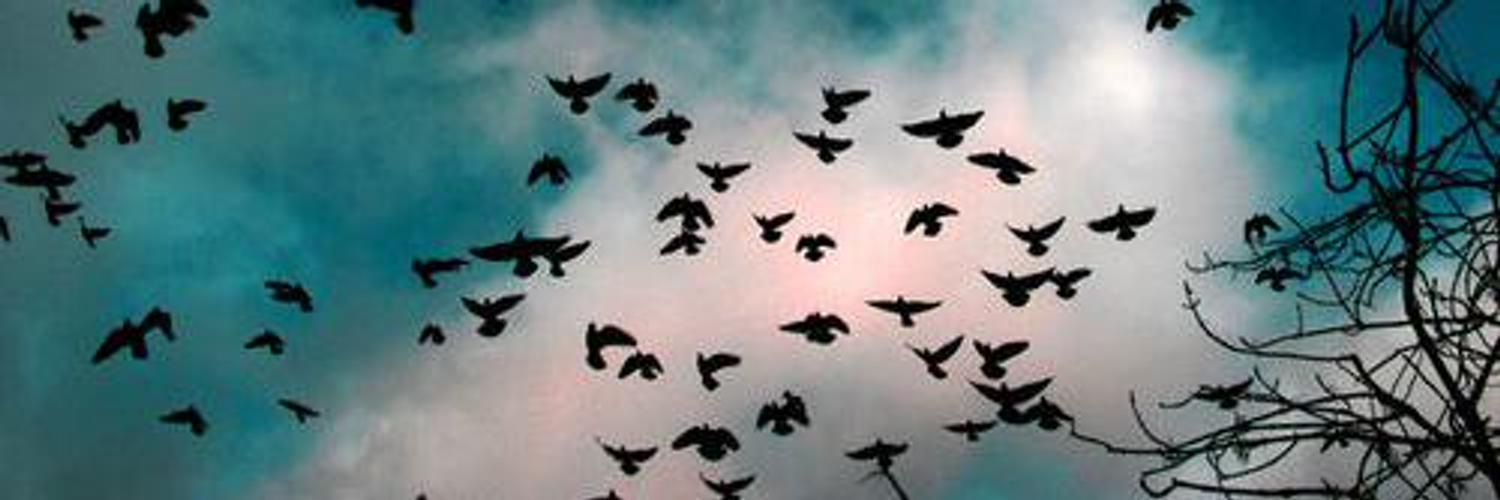
%> input picture img.jpg, 1500 x 500 px
$ octave --eval "gammaCorrection;"   (GNU Octave 9; MATLAB toolbox functions it lacks are replaced by stand-ins)
%> lines starting %> are read from the running program, lines starting %| are printed output that depends on the picture
function [ ] = gammaCorrection( )
%Ömer Faruk KOÇ
%27.Kasým.2015

Iin=imread('img.jpg'); %resmi aldýk
%> Iin is the input picture: size 500x1500x3 uint8; mean R, G, B 102.7, 127.2, 129.3
gamma = [0.05,0.2,0.67,1.5,2.5,5];      %gama deðerleri için dizi oluþturduk
katsayi=8;
Iout=katsayi.*im2double(Iin).^(gamma(5)); %gama formülü
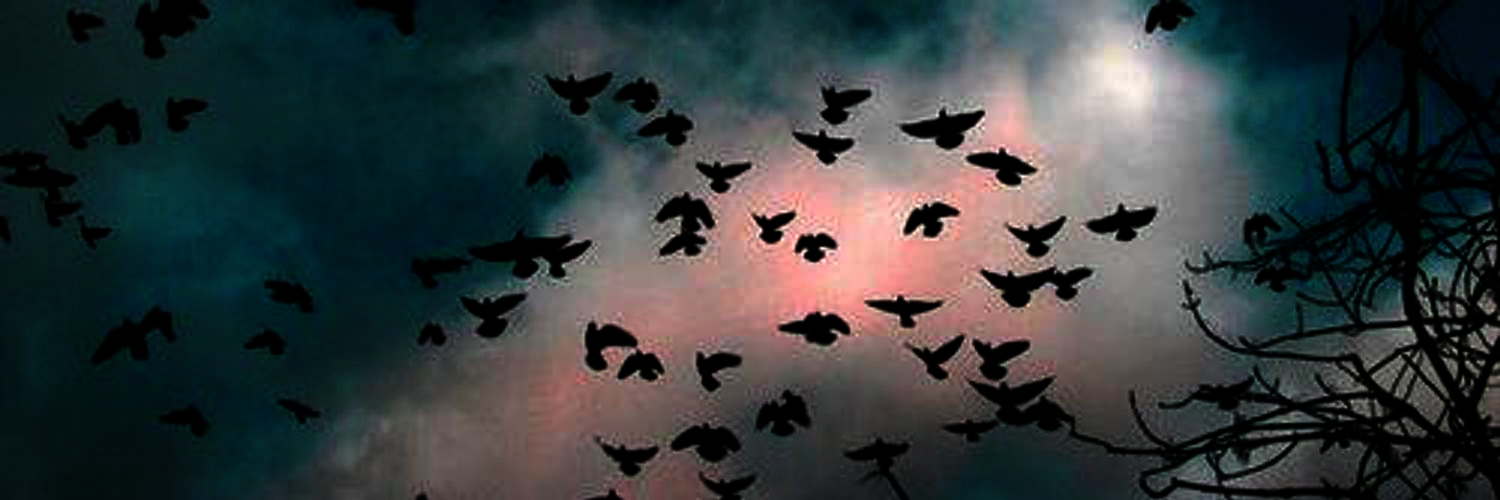
%> Iout: size 500x1500x3 double; mean R, G, B 1.67, 1.87, 1.9; drawn with min black and max white

subplot(2,2,[1 2]),imshow(Iin), title('Orjinal Görüntü');
subplot(2,2,[3 4]),imshow(Iout), title('Çýkýþ Görüntüsü');
%> after `imshow(Iout)`:
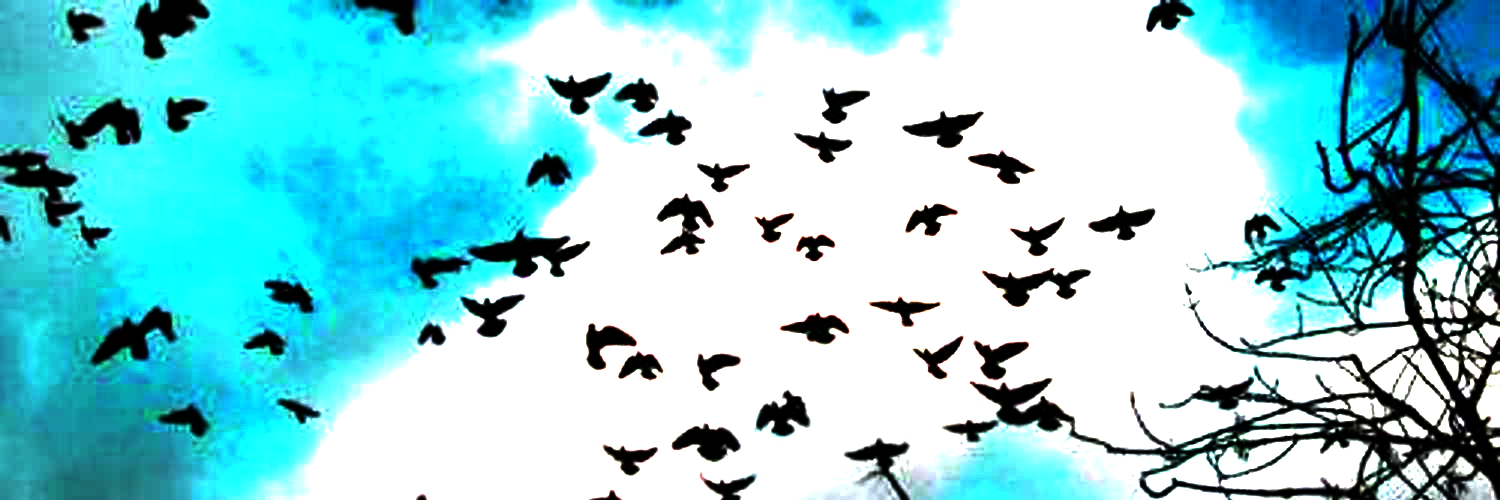
%> displayed picture: size 500x1500x3, on the screen's scale of 0 to 255; mean R, G, B 136.8, 208.3, 214.2

end

$ run again, with ay2.jpg copied over img.jpg
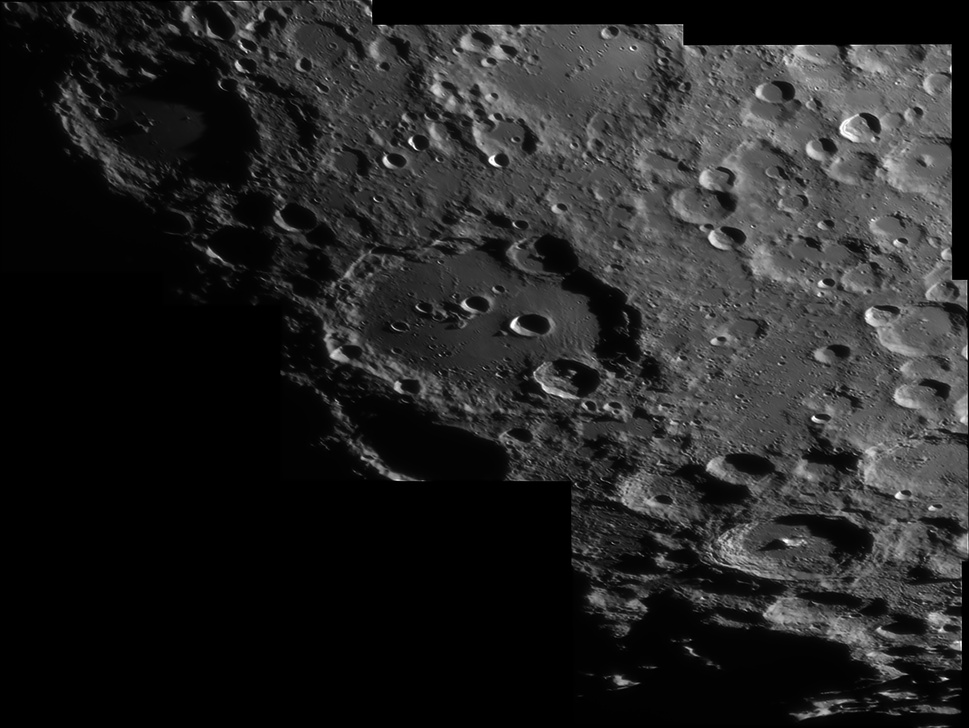
%> input picture ay2.jpg, 969 x 728 px, shrunk from 3014 x 2265 before the run
%> in gammaCorrection, Iin is the input picture: size 728x969x3 uint8; min 0, max 255, mean 37.2
%> in gammaCorrection, `Iout=katsayi.*im2double(Iin).^(gamma(5));`:
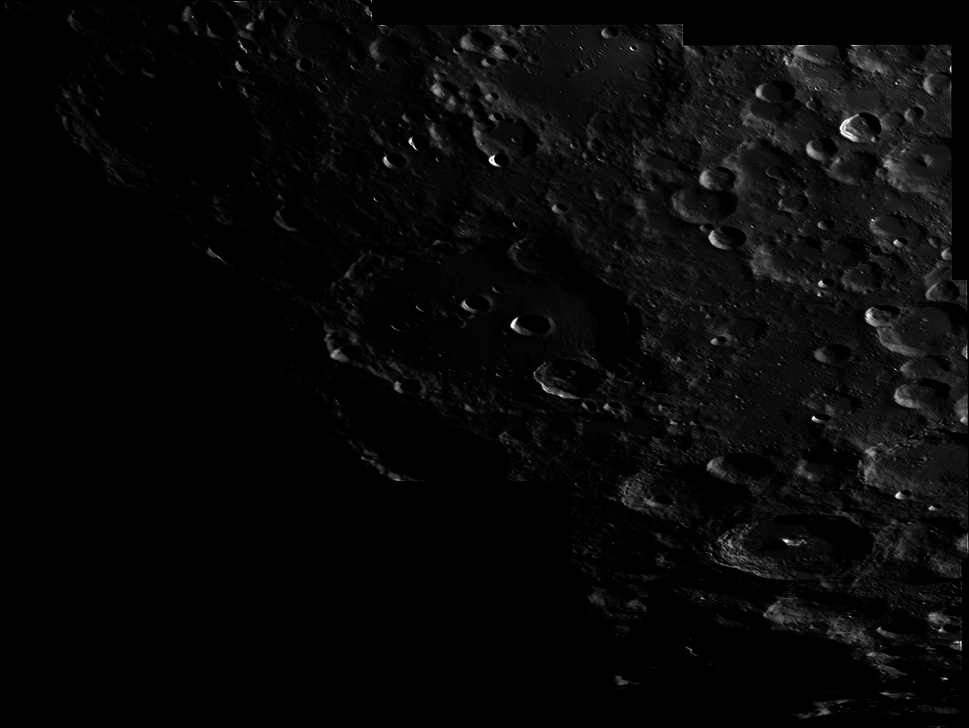
%> Iout: size 728x969x3 double; min 0, max 8, mean 0.25; drawn with min black and max white
%> in gammaCorrection, `imshow(Iout)`:
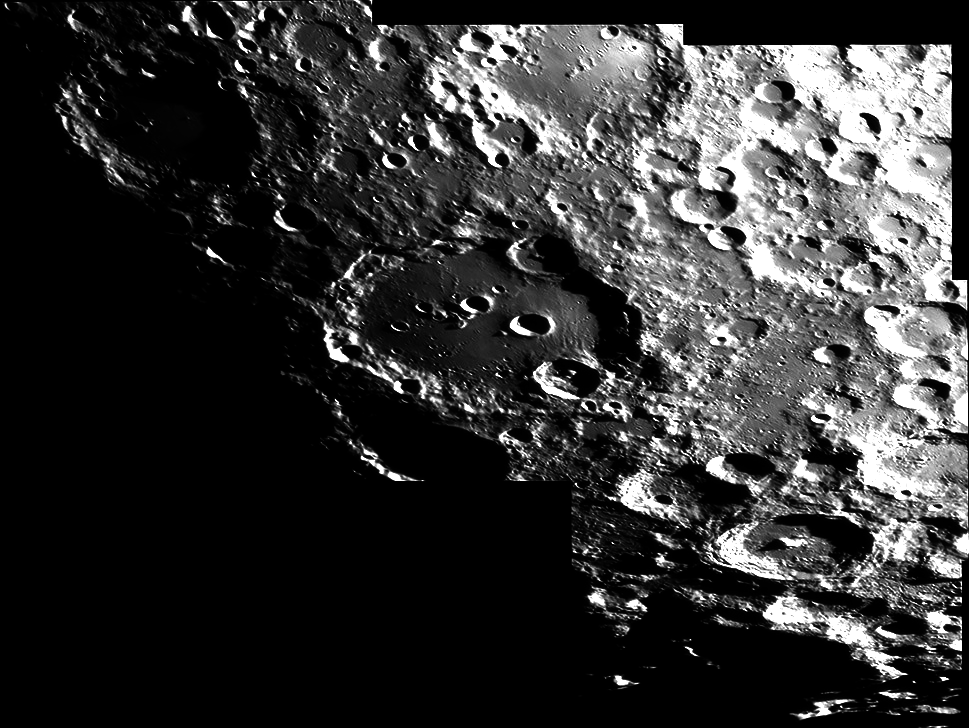
%> displayed picture: size 728x969x3, on the screen's scale of 0 to 255; min 0, max 255, mean 52.3

$ run again, with ccc.jpg copied over img.jpg
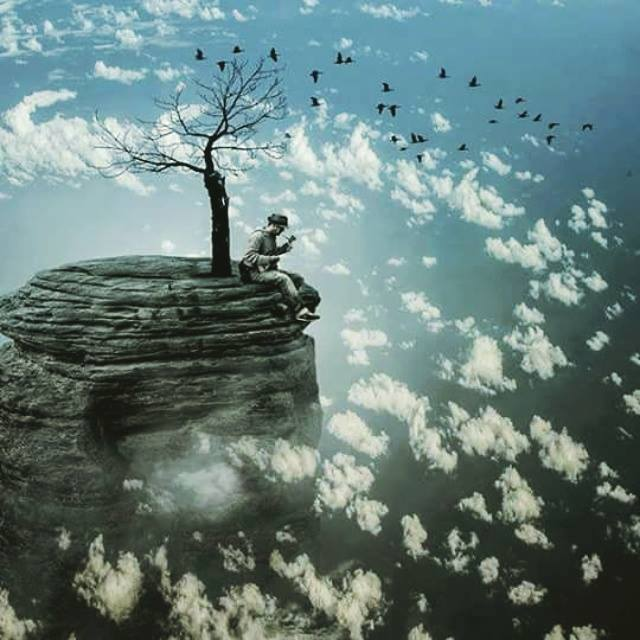
%> input picture ccc.jpg, 640 x 640 px
%> in gammaCorrection, Iin is the input picture: size 640x640x3 uint8; mean R, G, B 102.2, 125.4, 122.5
%> in gammaCorrection, `Iout=katsayi.*im2double(Iin).^(gamma(5));`:
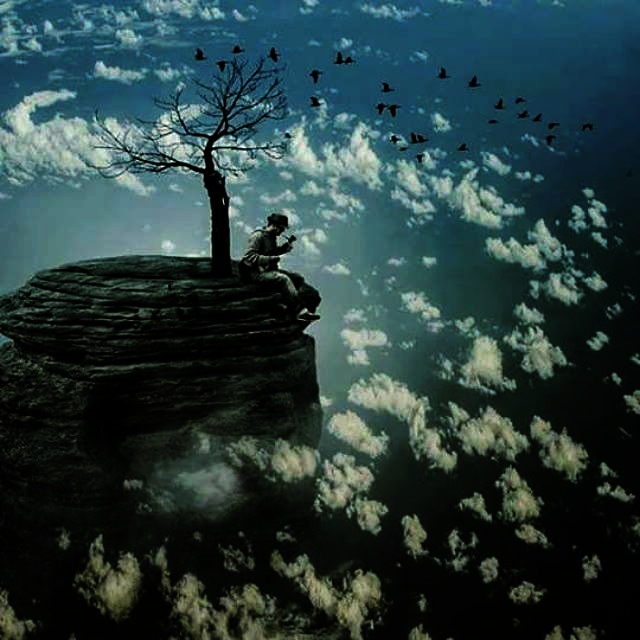
%> Iout: size 640x640x3 double; mean R, G, B 1.24, 1.91, 1.91; drawn with min black and max white
%> in gammaCorrection, `imshow(Iout)`:
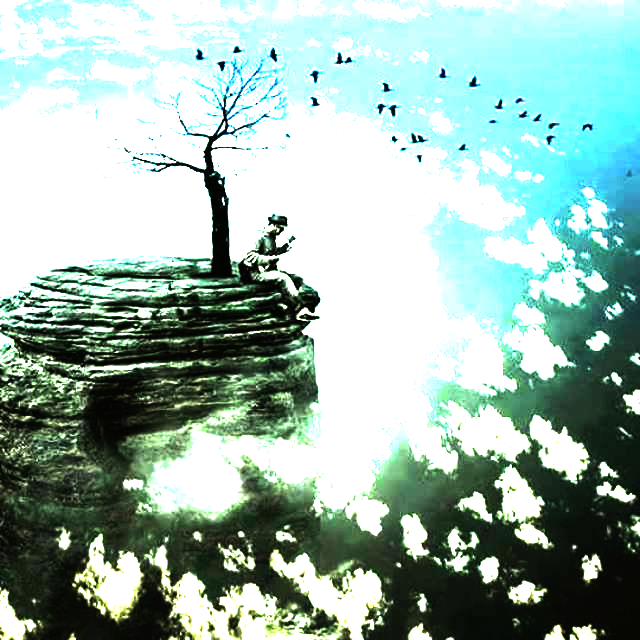
%> displayed picture: size 640x640x3, on the screen's scale of 0 to 255; mean R, G, B 154.9, 182.3, 172.7
